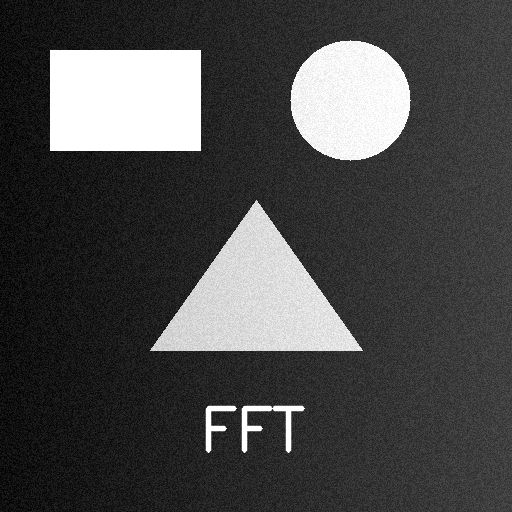
#> input picture week-3/output/sample_image.png, 512 x 512 px
$ python blur.py --image output/sample_image.png
#> lines starting #> are read from the running program, lines starting #| are printed output that depends on the picture
"""
Image Blurring: Spatial vs Frequency Domain Filtering

This script demonstrates that convolution in the spatial domain is equivalent
to multiplication in the frequency (Fourier) domain. It applies Gaussian blur
using both approaches and shows they produce identical results.

Theory:
    The Convolution Theorem states that:
    - Convolution in spatial domain ↔ Multiplication in frequency domain
    - f(x,y) * h(x,y) ↔ F(u,v) · H(u,v)

    Where:
    - f(x,y) is the input image
    - h(x,y) is the filter kernel (spatial domain)
    - F(u,v) and H(u,v) are their Fourier transforms
    - * denotes convolution, · denotes element-wise multiplication

Usage:
    python blur.py                      # Use default sample image
    python blur.py --image path/to/img  # Use custom image
    python blur.py --sigma 3.0          # Adjust blur strength
    python blur.py --kernel-size 15     # Adjust kernel size

Controls (when visualization window is open):
    - Press any key to close the window
    - Close the matplotlib window to exit
"""

import os
import sys
import argparse
import numpy as np
import cv2
import matplotlib.pyplot as plt
from numpy.fft import fft2, ifft2, fftshift, ifftshift
from scipy import signal

# Script directory for relative paths
SCRIPT_DIR = os.path.dirname(os.path.abspath(__file__))
OUTPUT_DIR = os.path.join(SCRIPT_DIR, "output")
SAMPLE_DIR = os.path.join(SCRIPT_DIR, "sample_images")


def create_gaussian_kernel(size: int, sigma: float) -> np.ndarray:
    """
    Create a 2D Gaussian kernel.

    Args:
        size: Kernel size (must be odd)
        sigma: Standard deviation of the Gaussian

    Returns:
        Normalized 2D Gaussian kernel
    """
    if size % 2 == 0:
        size += 1  # Ensure odd size for symmetric kernel

    # Create coordinate grid centered at zero
    ax = np.arange(size) - size // 2
    xx, yy = np.meshgrid(ax, ax)

    # 2D Gaussian formula: G(x,y) = exp(-(x² + y²) / (2σ²))
    kernel = np.exp(-(xx**2 + yy**2) / (2 * sigma**2))

    # Normalize so kernel sums to 1 (preserves image brightness)
    kernel = kernel / kernel.sum()

    return kernel


def spatial_domain_blur(image: np.ndarray, kernel: np.ndarray) -> np.ndarray:
    """
    Apply blur using spatial domain convolution.

    This uses scipy.signal.convolve2d which performs true 2D convolution:
    output(x,y) = Σ Σ image(x-i, y-j) * kernel(i,j)

    Args:
        image: Input grayscale image
        kernel: Convolution kernel

    Returns:
        Blurred image (same size as input)
    """
    # scipy.signal.convolve2d performs true convolution
    # mode='same' returns output same size as input
    # boundary='wrap' uses circular/periodic boundary (matches FFT behavior)
    result = signal.convolve2d(image.astype(np.float64), kernel,
                               mode='same', boundary='wrap')
    return result


def frequency_domain_blur(image: np.ndarray, kernel: np.ndarray) -> np.ndarray:
    """
    Apply blur using frequency domain multiplication (circular convolution).

    This demonstrates the Convolution Theorem by implementing FFT-based
    circular convolution:
    1. Zero-pad kernel to image size (center kernel at origin)
    2. Compute FFT of both image and padded kernel
    3. Multiply the spectra element-wise
    4. Compute inverse FFT to get spatial result

    Note: FFT multiplication naturally implements CIRCULAR convolution,
    which is why we use boundary='wrap' in the spatial domain version.

    Args:
        image: Input grayscale image
        kernel: Convolution kernel

    Returns:
        Blurred image (same size as input)
    """
    img_h, img_w = image.shape
    kern_h, kern_w = kernel.shape

    # Create zero-padded kernel matching image dimensions
    padded_kernel = np.zeros((img_h, img_w), dtype=np.float64)

    # For circular convolution to match scipy.signal.convolve2d with 'wrap',
    # we need to place the kernel such that its center is at position (0,0)
    # and wraps around the edges

    # Center of the kernel
    center_y = kern_h // 2
    center_x = kern_w // 2

    # Place each kernel element at the correct wrapped position
    for i in range(kern_h):
        for j in range(kern_w):
            # Calculate position relative to kernel center
            rel_i = i - center_y
            rel_j = j - center_x
            # Wrap to image coordinates
            dest_i = rel_i % img_h
            dest_j = rel_j % img_w
            padded_kernel[dest_i, dest_j] = kernel[i, j]

    # Compute 2D FFT of both
    image_fft = fft2(image.astype(np.float64))
    kernel_fft = fft2(padded_kernel)

    # Multiply in frequency domain (element-wise)
    # This is equivalent to circular convolution in spatial domain
    result_fft = image_fft * kernel_fft

    # Inverse FFT to get spatial domain result
    result = np.real(ifft2(result_fft))

    return result


def compute_difference_metrics(img1: np.ndarray, img2: np.ndarray) -> dict:
    """
    Compute metrics showing how similar two images are.

    Args:
        img1: First image
        img2: Second image

    Returns:
        Dictionary with MSE, max absolute difference, and PSNR
    """
    diff = img1.astype(np.float64) - img2.astype(np.float64)

    mse = np.mean(diff**2)
    max_diff = np.max(np.abs(diff))

    # PSNR (Peak Signal-to-Noise Ratio) - higher means more similar
    if mse > 0:
        psnr = 10 * np.log10(255**2 / mse)
    else:
        psnr = float('inf')

    return {
        'mse': mse,
        'max_diff': max_diff,
        'psnr': psnr
    }


def visualize_results(original: np.ndarray,
                     spatial_result: np.ndarray,
                     frequency_result: np.ndarray,
                     kernel: np.ndarray,
                     metrics: dict,
                     save_path: str = None):
    """
    Create visualization comparing spatial and frequency domain results.

    Args:
        original: Original input image
        spatial_result: Result from spatial domain convolution
        frequency_result: Result from frequency domain multiplication
        kernel: The Gaussian kernel used
        metrics: Dictionary of comparison metrics
        save_path: Optional path to save the figure
    """
    fig, axes = plt.subplots(2, 3, figsize=(14, 9))
    fig.suptitle('Convolution Theorem: Spatial Domain vs Frequency Domain',
                 fontsize=14, fontweight='bold')

    # Row 1: Images
    axes[0, 0].imshow(original, cmap='gray')
    axes[0, 0].set_title('Original Image')
    axes[0, 0].axis('off')

    axes[0, 1].imshow(spatial_result, cmap='gray')
    axes[0, 1].set_title('Spatial Domain Blur\n(cv2.filter2D convolution)')
    axes[0, 1].axis('off')

    axes[0, 2].imshow(frequency_result, cmap='gray')
    axes[0, 2].set_title('Frequency Domain Blur\n(FFT multiplication)')
    axes[0, 2].axis('off')

    # Row 2: Analysis
    # Gaussian kernel visualization
    axes[1, 0].imshow(kernel, cmap='hot', interpolation='nearest')
    axes[1, 0].set_title(f'Gaussian Kernel\n({kernel.shape[0]}x{kernel.shape[1]})')
    axes[1, 0].axis('off')

    # Difference image (amplified for visibility)
    diff = np.abs(spatial_result - frequency_result)
    diff_amplified = diff * 1000  # Amplify tiny differences for visualization
    diff_amplified = np.clip(diff_amplified, 0, 255)
    axes[1, 1].imshow(diff_amplified, cmap='hot')
    axes[1, 1].set_title('Difference (amplified 1000x)')
    axes[1, 1].axis('off')

    # FFT magnitude spectrum of original image
    fft_original = fftshift(fft2(original))
    magnitude_spectrum = np.log1p(np.abs(fft_original))
    axes[1, 2].imshow(magnitude_spectrum, cmap='gray')
    axes[1, 2].set_title('FFT Magnitude Spectrum')
    axes[1, 2].axis('off')

    # Add metrics text
    metrics_text = (
        f"Comparison Metrics:\n"
        f"─────────────────────\n"
        f"MSE: {metrics['mse']:.2e}\n"
        f"Max Diff: {metrics['max_diff']:.2e}\n"
        f"PSNR: {metrics['psnr']:.1f} dB\n"
        f"─────────────────────\n"
        f"(Lower MSE = More Similar)\n"
        f"(Higher PSNR = More Similar)"
    )
    fig.text(0.02, 0.02, metrics_text, fontsize=10, fontfamily='monospace',
             verticalalignment='bottom', bbox=dict(boxstyle='round', facecolor='wheat', alpha=0.5))

    plt.tight_layout()
    plt.subplots_adjust(bottom=0.15)

    if save_path:
        plt.savefig(save_path, dpi=150, bbox_inches='tight')
        print(f"Saved visualization to: {save_path}")

    plt.show()


def create_sample_image() -> np.ndarray:
    """
    Create a sample test image with various features.

    Returns:
        Grayscale test image
    """
    # Create a 512x512 test image
    size = 512
    img = np.zeros((size, size), dtype=np.uint8)

    # Add geometric shapes
    # Rectangle
    cv2.rectangle(img, (50, 50), (200, 150), 255, -1)

    # Circle
    cv2.circle(img, (350, 100), 60, 200, -1)

    # Triangle
    pts = np.array([[256, 200], [150, 350], [362, 350]], np.int32)
    cv2.fillPoly(img, [pts], 180)

    # Add text
    cv2.putText(img, 'FFT', (200, 450), cv2.FONT_HERSHEY_SIMPLEX,
                2, 255, 3, cv2.LINE_AA)

    # Add some noise texture
    noise = np.random.randint(0, 30, (size, size), dtype=np.uint8)
    img = cv2.add(img, noise)

    # Add gradient
    gradient = np.tile(np.linspace(0, 50, size, dtype=np.uint8), (size, 1))
    img = cv2.add(img, gradient.astype(np.uint8))

    return img


def load_image(image_path: str) -> np.ndarray:
    """
    Load an image from file and convert to grayscale.

    Args:
        image_path: Path to image file

    Returns:
        Grayscale image as numpy array
    """
    if not os.path.exists(image_path):
        raise FileNotFoundError(f"Image not found: {image_path}")

    img = cv2.imread(image_path)
    if img is None:
        raise ValueError(f"Could not read image: {image_path}")

    # Convert to grayscale if needed
    if len(img.shape) == 3:
        img = cv2.cvtColor(img, cv2.COLOR_BGR2GRAY)

    return img


def main():
    """Main function to run the spatial vs frequency domain comparison."""
    parser = argparse.ArgumentParser(
        description='Demonstrate spatial vs frequency domain image filtering'
    )
    parser.add_argument('--image', type=str, default=None,
                        help='Path to input image (uses generated sample if not provided)')
    parser.add_argument('--sigma', type=float, default=5.0,
                        help='Gaussian blur sigma (default: 5.0)')
    parser.add_argument('--kernel-size', type=int, default=21,
                        help='Kernel size, must be odd (default: 21)')
    parser.add_argument('--no-display', action='store_true',
                        help='Skip visualization, only print metrics')

    args = parser.parse_args()

    # Ensure output directory exists
    os.makedirs(OUTPUT_DIR, exist_ok=True)

    # Load or create image
    if args.image:
        print(f"Loading image: {args.image}")
        image = load_image(args.image)
#> in load_image, img is the input picture: shape (512, 512, 3); min 0, max 255, mean 73.1
    else:
        print("No image provided, using generated sample image")
        image = create_sample_image()
        # Save the sample image
        sample_path = os.path.join(OUTPUT_DIR, "sample_image.png")
        cv2.imwrite(sample_path, image)
        print(f"Saved sample image to: {sample_path}")

    print(f"Image size: {image.shape[1]}x{image.shape[0]} pixels")
#| Image size: 512x512 pixels
    print(f"Gaussian parameters: sigma={args.sigma}, kernel_size={args.kernel_size}")
    print()

    # Create Gaussian kernel
    kernel = create_gaussian_kernel(args.kernel_size, args.sigma)
    print(f"Created Gaussian kernel: {kernel.shape[0]}x{kernel.shape[1]}")
    print(f"Kernel sum: {kernel.sum():.6f} (should be ~1.0)")
    print()

    # Apply spatial domain blur
    print("Applying spatial domain convolution (cv2.filter2D)...")
    spatial_result = spatial_domain_blur(image, kernel)
#> in spatial_domain_blur, `result = signal.convolve2d(image.astype(np.float64), kernel, mode='sam..`:
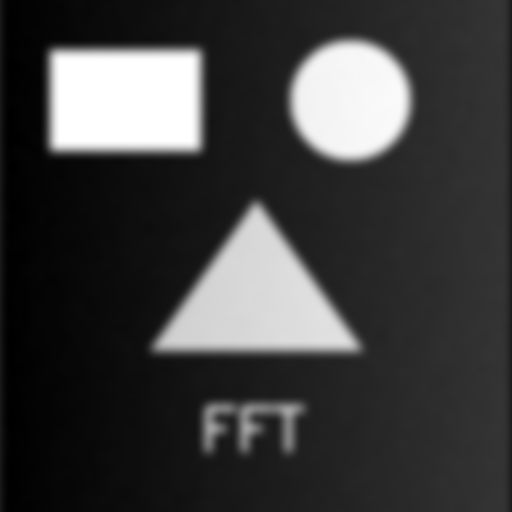
#> result: shape (512, 512) float64; min 13.91, max 255, mean 73.1; drawn with min black and max white

    # Apply frequency domain blur
    print("Applying frequency domain multiplication (FFT)...")
    frequency_result = frequency_domain_blur(image, kernel)
#> after the loop in frequency_domain_blur, `for i in range(kern_h):`:
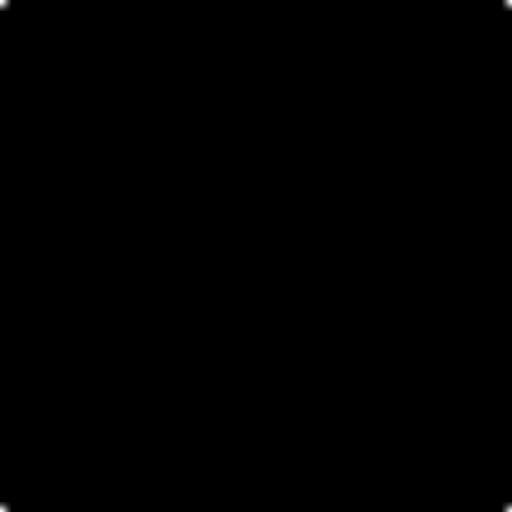
#> padded_kernel: shape (512, 512) float64; min 0, max 0.00684, mean 3.81e-06; drawn with min black and max white

    # Compute comparison metrics
    print()
    print("=" * 50)
    print("COMPARISON RESULTS")
    print("=" * 50)

    metrics = compute_difference_metrics(spatial_result, frequency_result)
#> in compute_difference_metrics, `diff = img1.astype(np.float64) - img2.astype(np.float64)`:
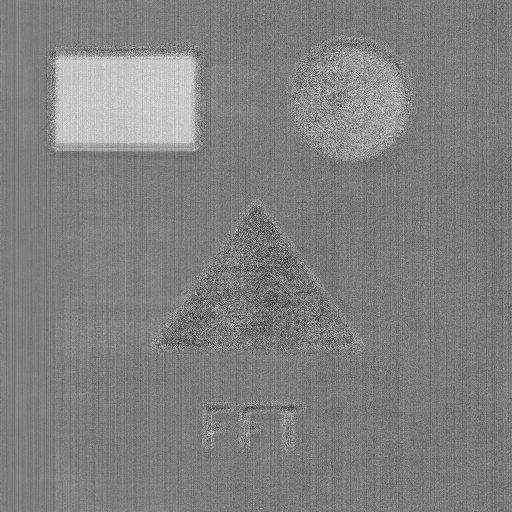
#> diff: shape (512, 512) float64; min -5.4e-13, max 5.68e-13, mean 2.06e-14; drawn with min black and max white
#> in compute_difference_metrics, `mse = np.mean(diff**2)`: mse = 8.41e-27
#> in compute_difference_metrics, `max_diff = np.max(np.abs(diff))`: max_diff = 5.68e-13
#> in compute_difference_metrics, `psnr = 10 * np.log10(255**2 / mse)`: psnr = 308.9
#> metrics = {'mse': 8.41e-27, 'max_diff': 5.68e-13, 'psnr': 308.9}

    print(f"Mean Squared Error (MSE):     {metrics['mse']:.6e}")
#| Mean Squared Error (MSE):     8.410025e-27
    print(f"Maximum Absolute Difference:  {metrics['max_diff']:.6e}")
#| Maximum Absolute Difference:  5.684342e-13
    print(f"Peak Signal-to-Noise Ratio:   {metrics['psnr']:.2f} dB")
#| Peak Signal-to-Noise Ratio:   308.88 dB
    print()

    if metrics['mse'] < 1e-10:
        print("✓ Results are IDENTICAL (within numerical precision)")
        print("✓ This proves: Convolution in space = Multiplication in frequency")
    elif metrics['mse'] < 1e-6:
        print("✓ Results are NEARLY IDENTICAL (tiny floating-point differences)")
        print("✓ This demonstrates the Convolution Theorem")
    else:
        print("⚠ Results differ more than expected")
        print("  This may be due to boundary handling differences")

    print("=" * 50)

    # Save individual results
    cv2.imwrite(os.path.join(OUTPUT_DIR, "spatial_blur.png"),
                spatial_result.astype(np.uint8))
    cv2.imwrite(os.path.join(OUTPUT_DIR, "frequency_blur.png"),
                frequency_result.astype(np.uint8))
    print(f"\nSaved results to: {OUTPUT_DIR}")

    # Visualize if not disabled
    if not args.no_display:
        visualize_results(
            original=image,
            spatial_result=spatial_result,
            frequency_result=frequency_result,
            kernel=kernel,
            metrics=metrics,
            save_path=os.path.join(OUTPUT_DIR, "comparison.png")
        )
#> in visualize_results, `diff = np.abs(spatial_result - frequency_result)`:
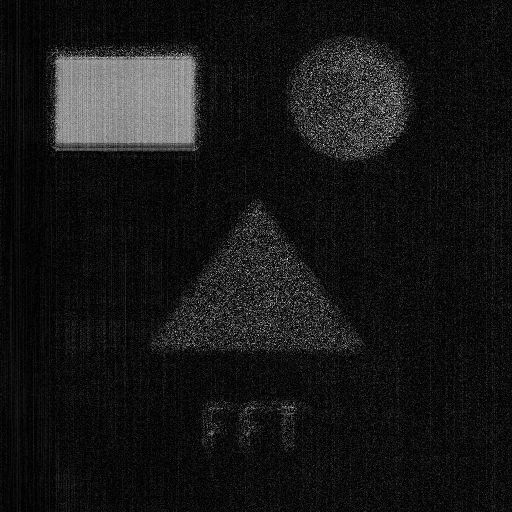
#> diff: shape (512, 512) float64; min 0, max 5.68e-13, mean 5.25e-14; drawn with min black and max white
#> in visualize_results, `magnitude_spectrum = np.log1p(np.abs(fft_original))`:
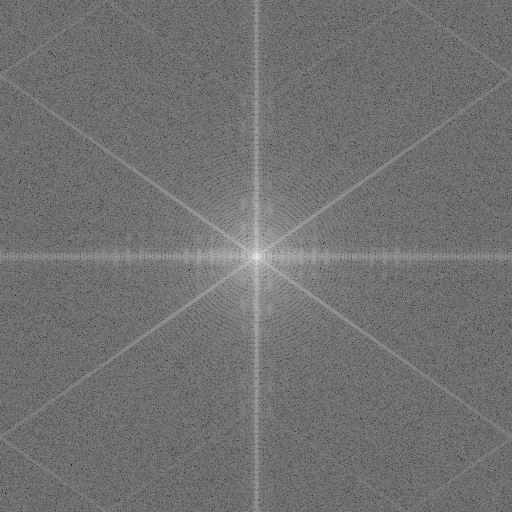
#> magnitude_spectrum: shape (512, 512) float64; min 1.68, max 16.77, mean 8.4; drawn with min black and max white
#> in visualize_results, `plt.savefig(save_path, dpi=150, bbox_inches='tight')`:
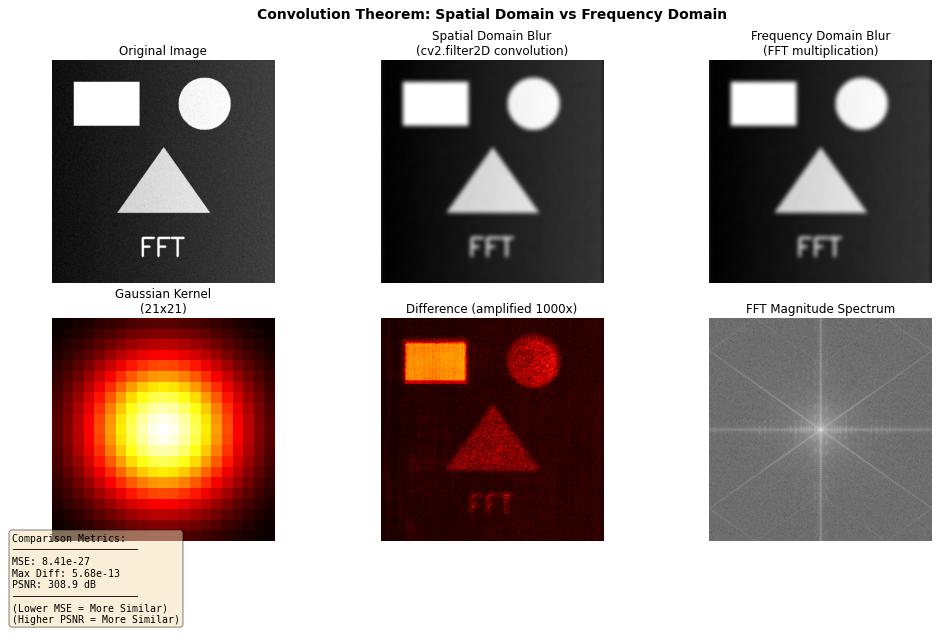
#> figure drawn by matplotlib, 6 panels


if __name__ == "__main__":
    main()
